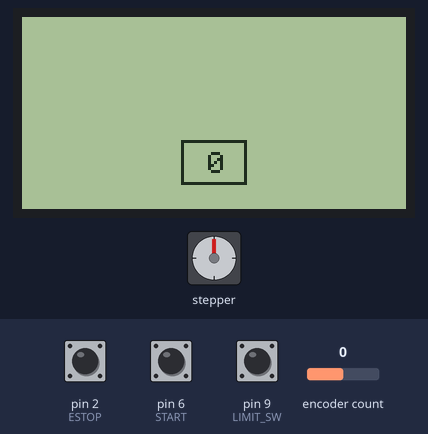
Bench run of a sketch on a simulated Arduino Nano, built with avr-gcc and run on an emulated ATmega328P. Parts: stepper motor, 128×64 one-colour display. Wiring (inferred from the names in the program): stepper motor driver (1600 steps per turn assumed): step pin 5; direction pin 4; enable pin 3. The test bench sets the inputs (shaded band); at power-on: encoder count 0, pin 6 (START) HIGH, pin 2 (ESTOP) HIGH, pin 9 (LIMIT_SW) HIGH.

Above: at 1.2 s.
1.3 s: encoder count set to 1
At 1.6 s:
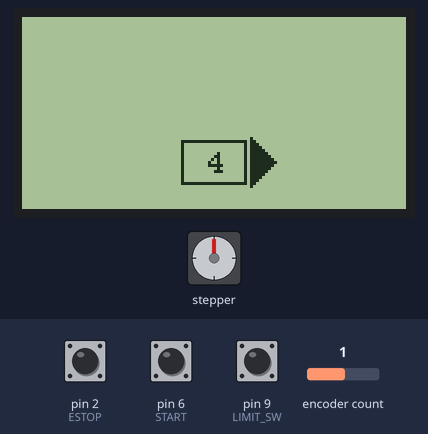
2.8 s: pin 6 (START) pulled LOW for 0.15 s
At 3.2 s:
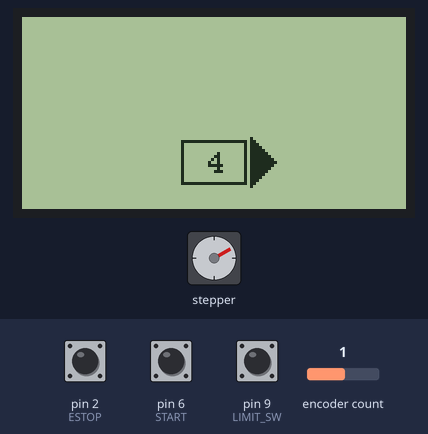
3.5 s: encoder count set to 2
At 3.8 s:
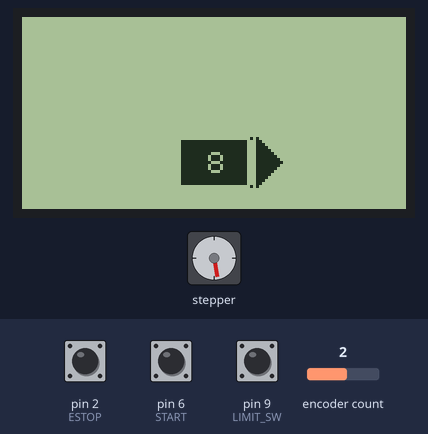
6.1 s: pin 2 (ESTOP) pulled LOW for 0.15 s
At 7.0 s:
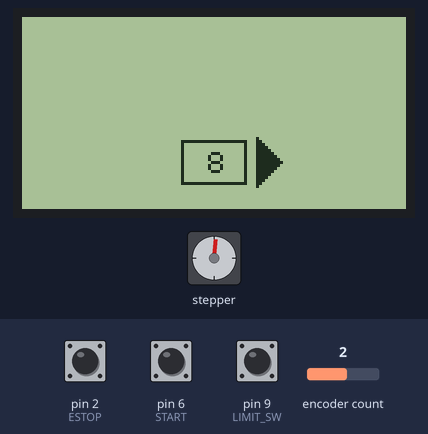
7.7 s: pin 6 (START) pulled LOW for 0.15 s
At 7.85 s:
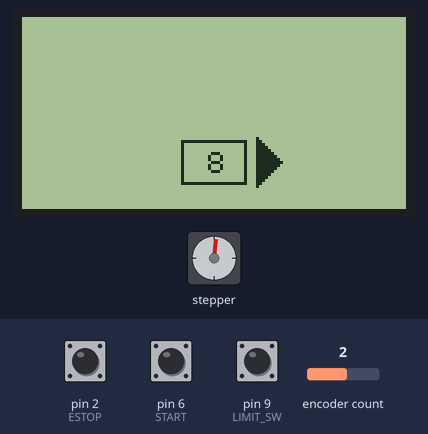
8.4 s: encoder count set to 3
At 8.75 s:
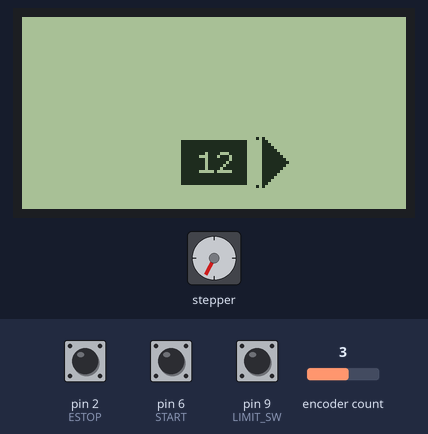
Timing chart, 0 to 21.8 s (numbered marks = the images above; inputs shaded):
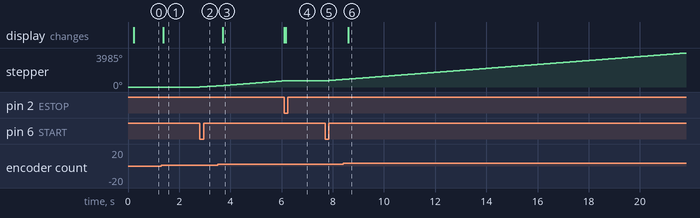

Measured:
- after the input at 1.3 s, the display: changes after 0.08 s (image 1)
- after the input at 2.8 s, stepper: turns 130° clockwise in 0.70 s, starting at once
- after the input at 3.5 s, the display: changes after 0.21 s (image 3)
- after the input at 6.1 s, stepper: stops changing and stays 726°; the display: changes after 0.06 s (image 4)
- after the input at 7.7 s, stepper: turns 162° clockwise in 0.70 s, starting at once
- after the input at 8.4 s, the display: changes after 0.20 s (image 6)

The sketch:

welding_CNC.ino
```cpp
#include <Arduino.h>
#include <Wire.h>
#include <SPI.h>
#include <U8g2lib.h>

//#define DEBUG

#define STEPS_PER_REV           1600          //Steps per revolution as set in stepper driver
#define PITCH                   10            //Unit : MM
#define MAX_SPEED               240           //in mm per second
#define MIN_SPEED               10            //in mm per second

#define MAX_STEP_RATE           5            //(1000000 / ((MAX_SPEED / PITCH) * STEPS_PER_REV))
#define MIN_STEP_RATE           500           //(1000000 / ((MIN_SPEED / PITCH) * STEPS_PER_REV))
#define MAX_RPM                 ((1000000 / MIN_STEP_INTERVAL) / STEPS_PER_REV)
#define MIN_RPM                 ((1000000 / MAX_STEP_INTERVAL) / STEPS_PER_REV)

#define ACCEL                   20            //The amount the current speed is changed as it ramps up to the traget speed
#define CW                      1             //spin direction clockwise = 1
#define CCW                     0             //spin direction counter-clockwise = 0

//Pinouts
#define ESTOP                   2             //Emergency Stop
#define ENA_PIN                 3             //Pin connected to motor driver's ENA pin
#define DIR_PIN                 4             //Pin connected to motor driver's DIR pin
#define PUL_PIN                 5             //Pin connected to motor driver's PUL pin
#define START                   6             //Start/Stop button
#define ENC_B                   7             //Rotary encoder pin B
#define ENC_A                   8             //Rotary encoder pin A
#define LIMIT_SW                9             //Limit switch
#define LCD_CS                  10            //LCD RS
#define LCD_DATA                11            //LCD RW
#define LCD_RESET               12            //LCD Reset
#define LCD_CLK                 13            //LCD E

//Display Layout
#define SX 73
#define SY 40


//u82g driver constructor for ST7920 in SPI mode
U8G2_ST7920_128X64_F_SW_SPI u8g2(U8G2_R0, LCD_CLK, LCD_DATA, LCD_CS, LCD_RESET);

#define ENCODER_DO_NOT_USE_INTERRUPTS
#include <Encoder.h>
Encoder Enc(ENC_A, ENC_B);
long enc_pos  = -999;

bool started = 0;
bool pulseState = LOW;
bool spinDir = CW;
bool curDir = CW;
bool endA_triggered = false;
bool endB_triggered = false;
const int min_speed = MIN_STEP_RATE;
const int max_speed = MAX_STEP_RATE;
unsigned long currentSpeed = min_speed;           //the current speed
unsigned long targetSpeed = min_speed;            //Target speed that's been set via rotary encoder
bool estopped = false;
bool isActive = false;
unsigned long prevMicros = 0;
unsigned long currentMicros = micros();
unsigned long prevMillis = 0;
unsigned long prevLcdMillis = 0;
unsigned long currentMillis = 0;
unsigned long debounceMillis = 600;
long speed = 0;
bool refreshDue = false;


void(* softReset) (void) = 0;

void readout() {
  int tx;
  int t = map(targetSpeed,MIN_STEP_RATE,MAX_STEP_RATE,1,100);
  if (t < 10) tx = 2;
  if (t >= 10 && t<100) tx = 5;
  if (t >= 100)  tx = 8;
  u8g2.setCursor(SX-tx-9,SY+12);

  u8g2.setDrawColor(1);
  u8g2.drawFrame(SX-20,SY+1,22,15);
  if(isActive){
    u8g2.setDrawColor(1);
    u8g2.drawBox(SX-19,SY+2,20,13);
    u8g2.setDrawColor(0);
    u8g2.print(t);
  } else {
    u8g2.setDrawColor(0);
    u8g2.drawBox(SX-19,SY+2,20,13);
    u8g2.setDrawColor(1);
    u8g2.print(t);
  }
  //u8g2.sendBuffer();
}

void refreshLCD() {
  speed = map(targetSpeed,min_speed,max_speed,0,45);
  if(currentMillis-prevLcdMillis > 200){
    u8g2.setDrawColor(0);
    u8g2.drawBox(1,SY+1,SX-21,15);
    u8g2.drawBox(SX+2,SY+1,128,15);
    u8g2.setDrawColor(1);
    //u8g2.clearBuffer();
    if(targetSpeed!=min_speed+max_speed){
      if(spinDir){
        u8g2.drawTriangle(SX+speed+2,SY,SX+speed+2,SY+16,SX+speed+10,SY+8);
      } else {
        u8g2.drawTriangle(SX-speed-20,SY,SX-speed-20,SY+16,SX-speed-27,SY+8);
      }
    }
    readout();
    u8g2.sendBuffer();
    prevLcdMillis = millis();
  }
}

void moveMotor(unsigned long current, unsigned long target, bool dir) {

  digitalWrite(DIR_PIN,dir);

  long delta = target - current;
  if (isActive) {
    //Check the current speed, and accelerate or deccelerate to target speed
    if (currentMillis - prevMillis >= ACCEL && delta != 0){
      if (delta > 0){
        current++;
        if (current > target){
          current = target;
        }
      }
      if (delta < 0){
        current--;
        if (current < target){
          current = target;
        }
      }
    }
    currentSpeed = current;
    #ifdef DEBUG
    Serial.print ("T:");Serial.print(target);
    Serial.print ("  C:");Serial.print(currentSpeed);
    Serial.print ("  DIR:");if(spinDir){Serial.println("CW");}else{Serial.println("CCW");}
    #endif

    if (currentMicros - prevMicros >= currentSpeed) {
      prevMicros = currentMicros;
      #ifdef DEBUG
      Serial.print("+");
      delay(100);
      Serial.print("-");
      delay(50);
      #else
      if(!pulseState){
        pulseState = HIGH;
      } else {
        pulseState = LOW;
      }
      #endif
    }
    digitalWrite(PUL_PIN,pulseState);
  } else {
    digitalWrite(PUL_PIN, LOW);
    digitalWrite(ENA_PIN, LOW);
    return;
  }
}

void eStop(){
  estopped = true;
}

void checkControls() {
  //***********ENDSTOP*************
  if(digitalRead(LIMIT_SW) == 0 && isActive){
    if (spinDir == CW){
      endA_triggered = true;
      endB_triggered = false;
    } else {
      endA_triggered = false;
      endB_triggered = true;
    }
    isActive = false;
  } else {
    endA_triggered = false;
    endB_triggered = false;
  }

  //***********START***************
  if (digitalRead(START)==LOW && currentMillis - debounceMillis > 600){
    #ifdef DEBUG
    Serial.println("Start button pressed");
    #endif
    debounceMillis = currentMillis;
    if (!isActive){
      if(!endA_triggered && !endB_triggered){
        isActive = true;
        return;
      } else {
        if(endA_triggered && CCW){
          isActive = true;
          endA_triggered = false;
          return;
        }
        if(endB_triggered && CW){
          isActive = true;
          endB_triggered = false;
        }
      }
    } else {
      isActive = false;
      //softReset();
    }
    refreshDue = true;
    return;
  }

  //***********ESTOP***************
  if (estopped) {
    softReset();
  }

  //***********ENCODER***************
  long newPos = Enc.read();
  if (newPos != enc_pos) {
    enc_pos = newPos;
    if (enc_pos > 0){
      #ifdef DEBUG
      Serial.print("-->>");
      #endif
      spinDir = CW;
      if (enc_pos>100) enc_pos = 100;
    }
    if (enc_pos < 0){
      #ifdef DEBUG
      Serial.print("<<--");
      #endif
      spinDir = CCW;
      if (enc_pos< -100) enc_pos = -100;
    }
    refreshDue = true;

    long ts = map(enc_pos,-100,100,min_speed*-1,min_speed);
    //Set target speed
    targetSpeed = min_speed-abs(ts)+max_speed;
    #ifdef DEBUG
    Serial.println(targetSpeed);
    #endif
  }
}

void setup() {
  //Initialize Variables
  currentSpeed = min_speed;
  targetSpeed = min_speed;
  digitalWrite (PUL_PIN,LOW);
  digitalWrite (ENA_PIN,LOW);
  estopped = false;
  isActive = false;

  Serial.begin(115200);
  u8g2.begin();
  u8g2.setFont(u8g2_font_profont11_mr);

  //Initailize Pins
  pinMode(ESTOP, INPUT_PULLUP);
  pinMode(ENA_PIN,OUTPUT);
  pinMode(DIR_PIN,OUTPUT);
  pinMode(PUL_PIN,OUTPUT);
  pinMode(START, INPUT_PULLUP);
  pinMode(ENC_A, INPUT_PULLUP);
  pinMode(ENC_B, INPUT_PULLUP);
  pinMode(LIMIT_SW,INPUT_PULLUP);
  attachInterrupt(digitalPinToInterrupt(ESTOP), eStop, FALLING);

  #ifdef DEBUG
  Serial.print ("T:");Serial.println(targetSpeed);
  Serial.print ("C:");Serial.println(currentSpeed);
  #endif
}

void loop() {
  curDir = spinDir;
  currentMicros = micros();
  currentMillis = millis();
  checkControls();
  moveMotor(currentSpeed, targetSpeed, spinDir);
  if(!isActive)refreshLCD();
  if(refreshDue){
    refreshLCD();
    refreshDue = false;
  }
}
```
